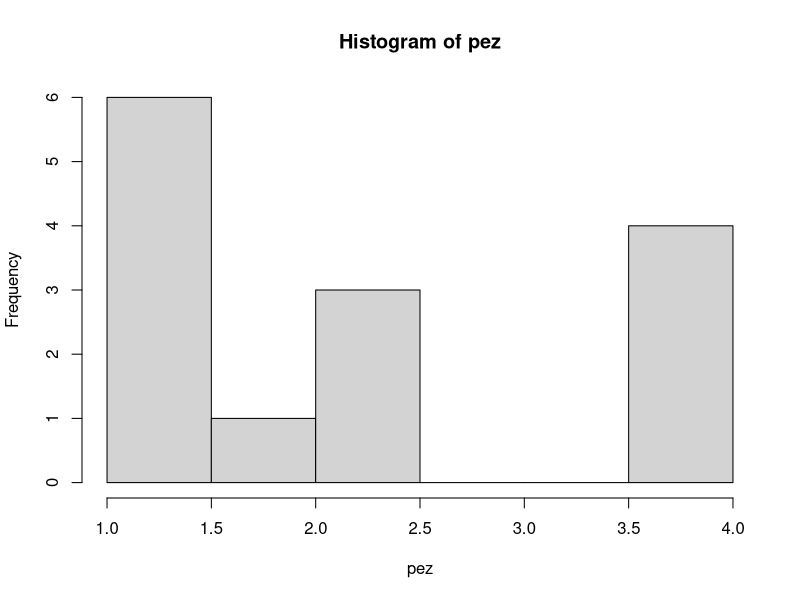
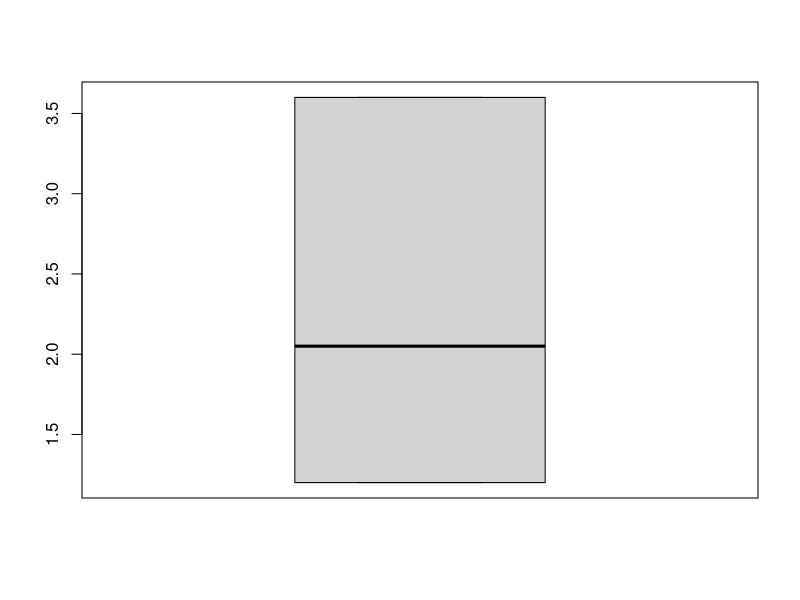
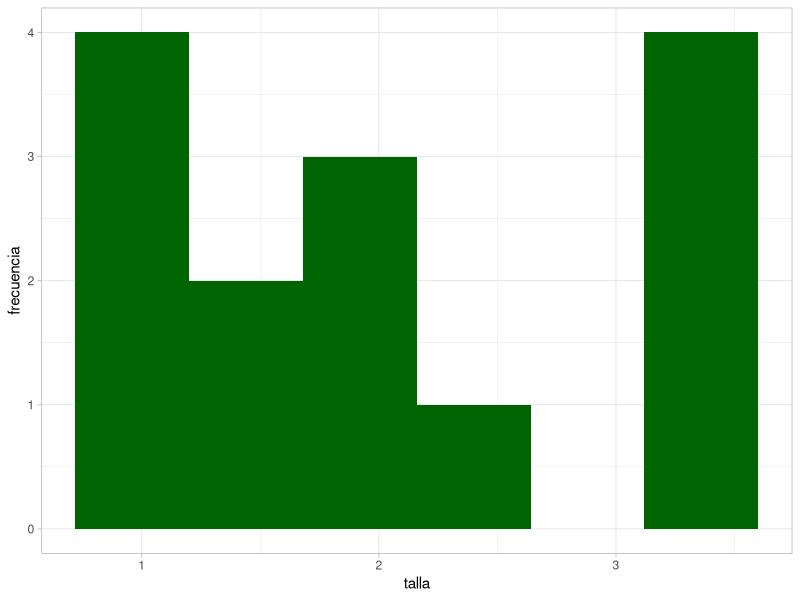
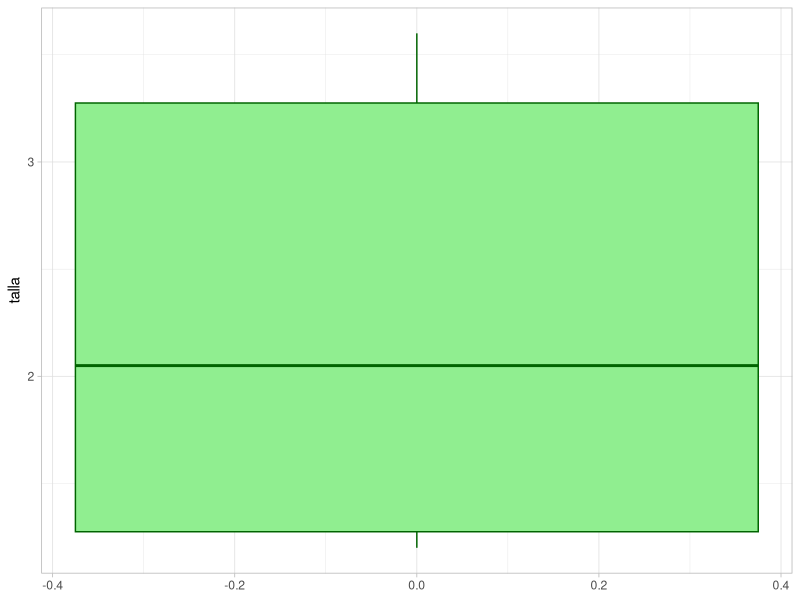

These charts were generated, in order, by the following R code: (Note: this script raises an error after producing the figures.)
pez <- c(3.6,1.2,2.1,1.2,1.5,3.6,3.6,1.2,2.1,3.6,2.3,1.5,2,1.2)
hist(pez)
boxplot(pez)
pez <- tibble::as_tibble(pez)

library(tidyverse)
ggplot(pez,aes(x=value))+
  geom_histogram(bins = 6,fill='darkgreen')+
  labs(y= "frecuencia", x = "talla")+
  theme_light()

ggplot(pez, aes(x=value))+
  geom_boxplot(varwidth = F,col='darkgreen',fill='lightgreen')+
  #geom_dotplot(stackdir='center', dotsize=1)+
  labs(x = "talla")+
  coord_flip()+
  theme_light()

?nclass.Sturges
nclass.Sturges(pez)
range(pez)

diff(range(pez))
amplitud <- diff(range(pez))/nclass.Sturges(pez)

x_cut <- cut(pez, breaks = 5, right =F)
